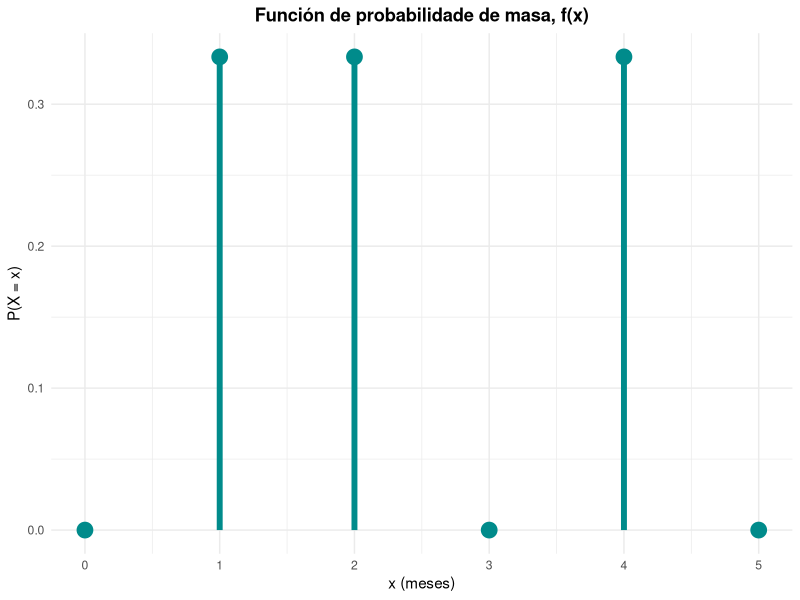
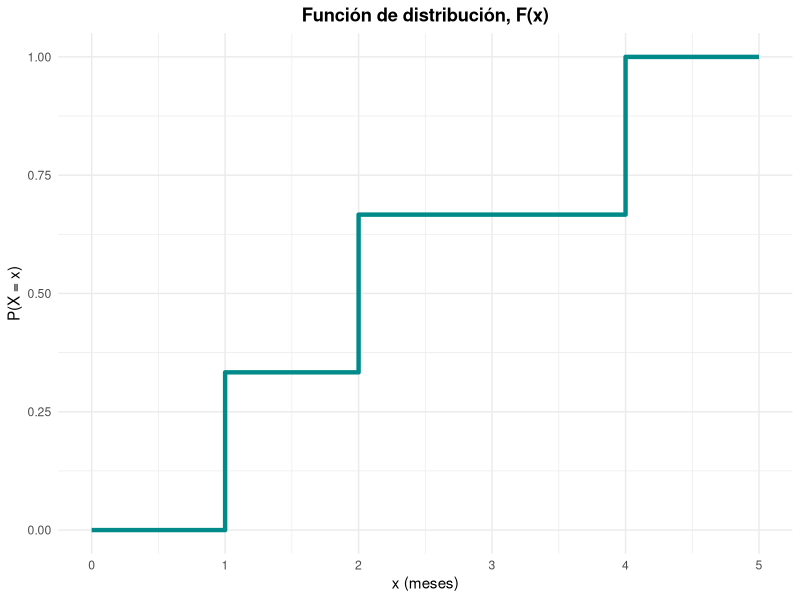
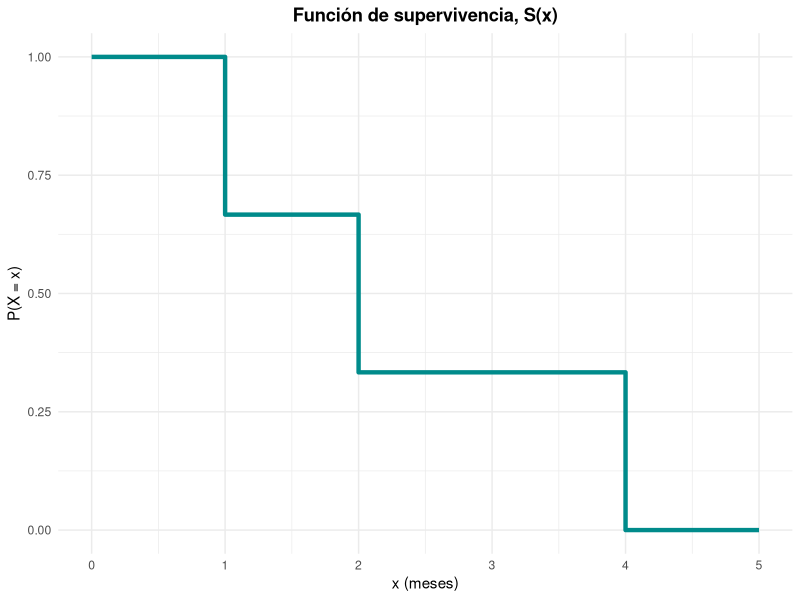
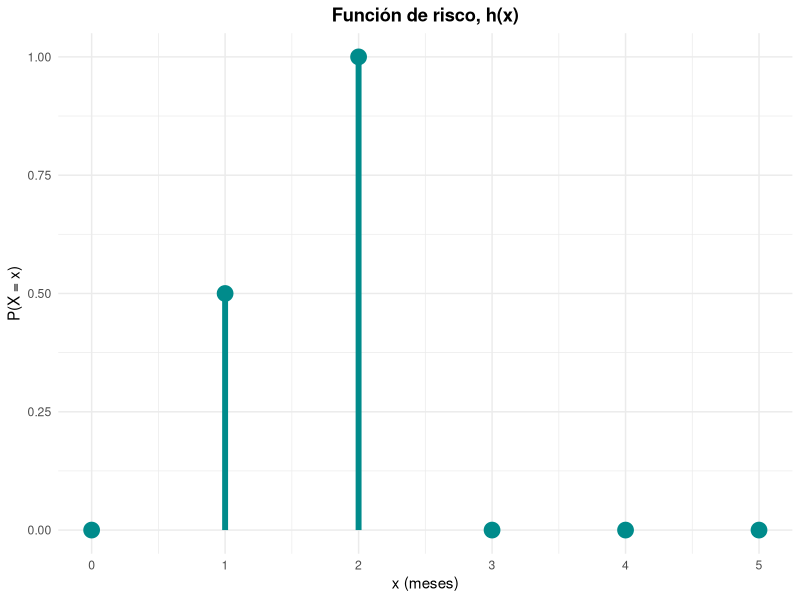
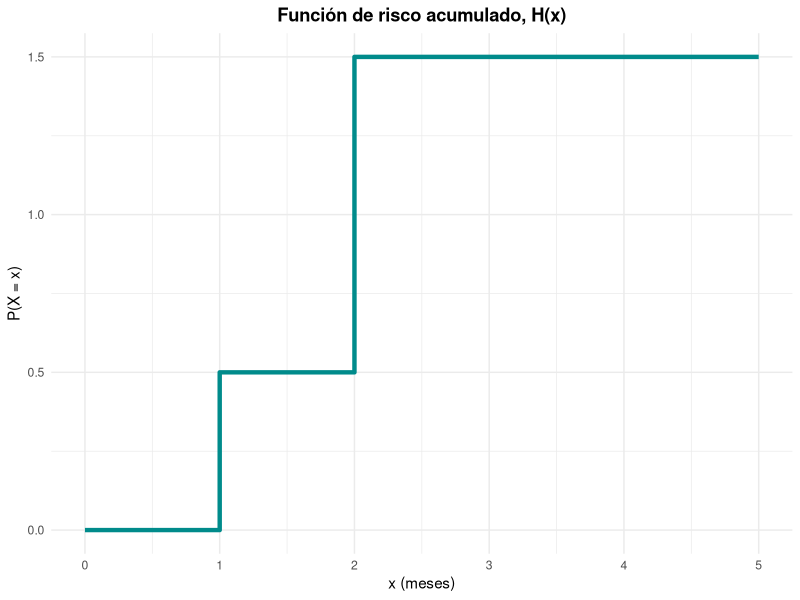

The R source for these figures, in order:
############################## Exercicio 3 ##############################
# Sea X una variable discreta con probabilidad 1/3 en cada uno de los tiempos 
# (meses): 1, 2 y 4. Calcula y representa su función de probabilidad, de 
# distribución, de supervivencia, la función de riesgo y la de riesgo acumulado.

## X = "Tempo (en meses)" v.a. discreta, valores {1, 2, 4}, P(X = x) = 1/3
## f(x), F(x), S(x), h(x), H(x)?

library(ggplot2)  ## Para a representación gráfica

## 1. Función de probabilidade (de masa) [pmf, P(X = x)]
## P(X = 1) = 1/3, P(X = 2) = 1/3, P(X = 4) = 1/3.
prob_f_prob_masa <- rep(0, 6)
prob_f_prob_masa[c(2, 3, 5)] <- 1/3
meses <- 0:5
data_f_prob_masa <- data.frame(x = meses, y = prob_f_prob_masa)

ggplot(data_f_prob_masa, aes(x = x, y = y)) + 
  geom_point(color = "cyan4", size = 5) +
  geom_segment(aes(xend = x, yend = 0), color = "cyan4", size = 2) +
  labs(title = "Función de probabilidade de masa, f(x)", x = "x (meses)", y = "P(X = x)") +
  theme_minimal() +
  theme(plot.title = element_text(hjust = 0.5, face = "bold"))


## 2. Función de distribución (acumulada) [F(x)]
## F(x) = P(X <= x).
prob_f_distrib <- cumsum(prob_f_prob_masa)
data_f_distrib <- data.frame(x = meses, y = prob_f_distrib)

ggplot(data_f_distrib, aes(x = x, y = y)) + 
  geom_step(color = "cyan4", size = 1.5) +
  labs(title = "Función de distribución, F(x)", x = "x (meses)", y = "P(X = x)") +
  theme_minimal() +
  theme(plot.title = element_text(hjust = 0.5, face = "bold"))


## 3. Función de supervivencia [S(x)]
## S(x) = P(X > x) = 1 - F(x).
prob_f_superv <- 1 - prob_f_distrib
data_f_superv <- data.frame(x = meses, y = prob_f_superv)

ggplot(data_f_superv, aes(x = x, y = y)) + 
  geom_step(color = "cyan4", size = 1.5) +
  labs(title = "Función de supervivencia, S(x)", x = "x (meses)", y = "P(X = x)") +
  theme_minimal() +
  theme(plot.title = element_text(hjust = 0.5, face = "bold"))


## 4. Función de risco [h(x)]
## h(x) = f(x) / S(x).
prob_f_risco <- prob_f_prob_masa / prob_f_superv
prob_f_risco[is.nan(prob_f_risco) | is.infinite(prob_f_risco)] <- 0
data_f_risco <- data.frame(x = meses, y = prob_f_risco)

ggplot(data_f_risco, aes(x = x, y = y)) + 
  geom_point(color = "cyan4", size = 5) +
  geom_segment(aes(xend = x, yend = 0), color = "cyan4", size = 2) +
  labs(title = "Función de risco, h(x)", x = "x (meses)", y = "P(X = x)") +
  theme_minimal() +
  theme(plot.title = element_text(hjust = 0.5, face = "bold"))



## 5. Función de risco acumulado [H(x)]
## H(x) = sum(h(t)[1:x]).
prob_f_risco_acumu <- cumsum(prob_f_risco)
data_f_risco_acumu <- data.frame(x = meses, y = prob_f_risco_acumu)

ggplot(data_f_risco_acumu, aes(x = x, y = y)) + 
  geom_step(color = "cyan4", size = 1.5) +
  labs(title = "Función de risco acumulado, H(x)", x = "x (meses)", y = "P(X = x)") +
  theme_minimal() +
  theme(plot.title = element_text(hjust = 0.5, face = "bold"))
